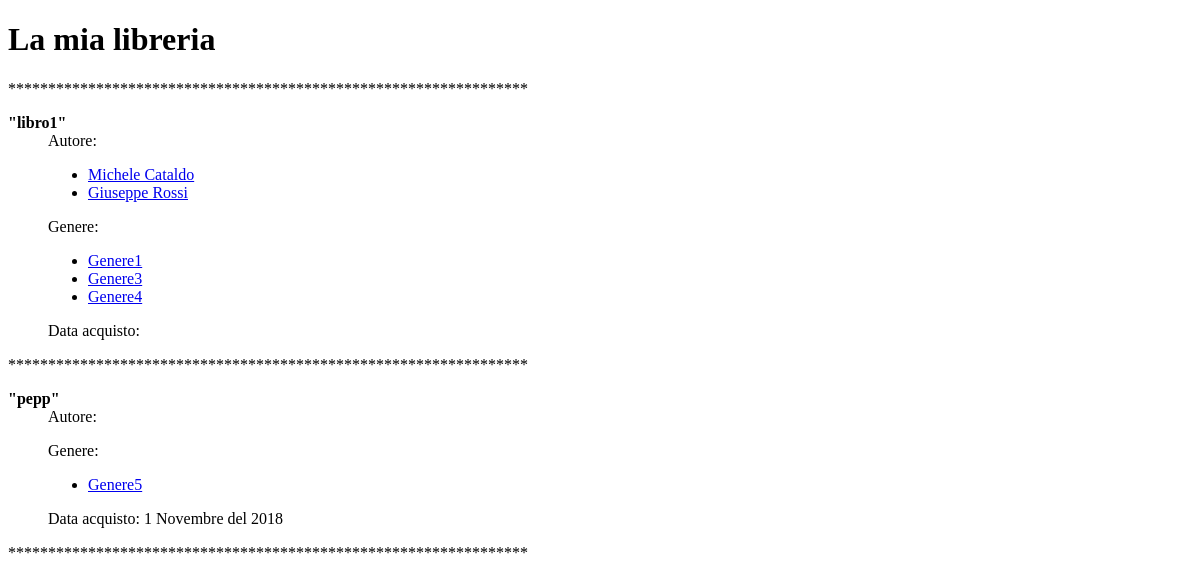
Before: /libri/ with the older database file.
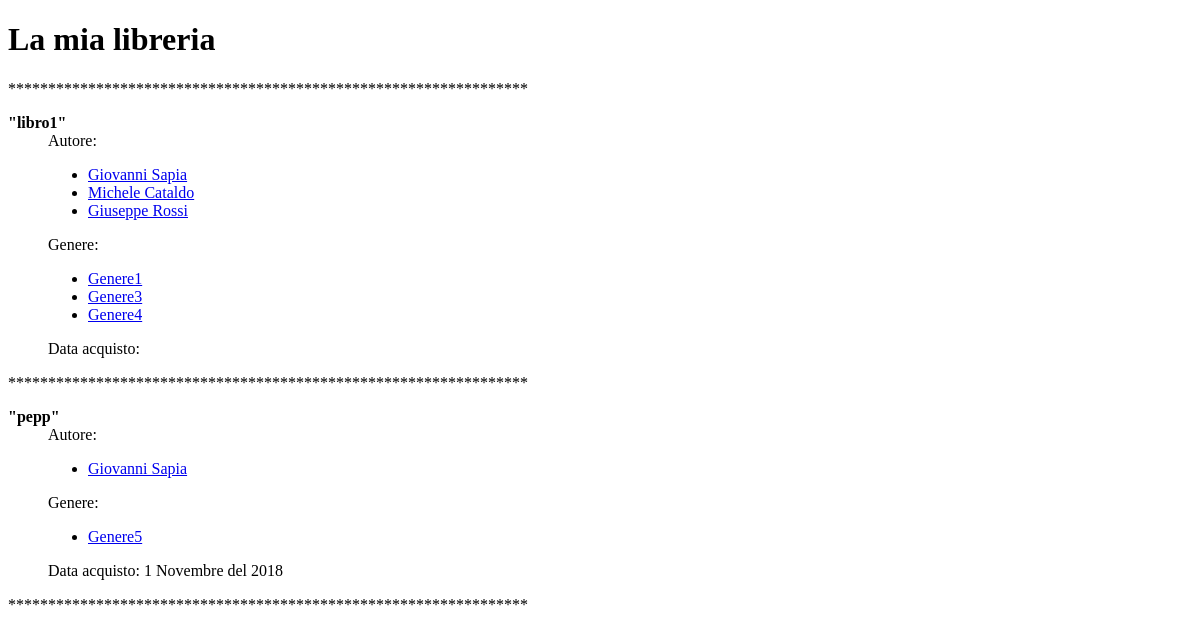
After: the same page with the newer database file.
### libreria/models.py (models this page shows, shortened)
class Libro(models.Model):
    nome = models.CharField(max_length=50, name="Nome", unique=True, db_index=True)
    autore = models.ManyToManyField(Autore, name="autore", related_name="%(class)s_di_autore")
    genere = models.ManyToManyField(Genere, name="genere", related_name="%(class)s_di_genere")
    dataPubblicazione = models.DateField(null=True, name="Data")
    dataAcquisto = models.DateField(null=True, name="Data_acquisto")
    class Meta:
        verbose_name_plural = "Libro"

class Persona(models.Model):
    nome = models.CharField(max_length=50, null=True, name="Nome")
    cognome = models.CharField(max_length=50, null=True, name="Cognome")
    class Meta:
        abstract = True

class Autore(Persona):
    object = AutoreManager()
    class Meta:
        verbose_name_plural = "Autore"
    def __str__(self):
        return self.Nome + " " + self.Cognome
    class Meta:
        get_latest_by = 'Cognome'

class Genere(models.Model):
    nome = models.CharField(max_length=50, name="Nome")
    descrizione = models.CharField(max_length=50, name="Descrizione", db_index=True)
    class Meta:
        verbose_name_plural = "Genere"
    def __str__(self):
        return self.Nome

### libreria/views.py (the view)
# urls.py: url(r'^libri/$', Lv.tuttiLibri),
def tuttiLibri(request):
    return render_to_response("libri.html", {
        'libri': Libro.objects.all()
    })

### libreria/templates/libri.html (shortened to what this page needs)
{% extends "base.html" %}
{% block content %}
    {% if autore %}
        <h1>Autore: {{autore}}</h1>
    {% elif genere %}
        <h1>Genere: {{genere}}</h1>
    {% else %}
        <h1>La mia libreria</h1>
    {% endif %}
    <p>*****************************************************************</p>
    <dl>
    {% for libro in libri %}
        <dt><strong>"{{ libro.Nome }}"</strong></dt>
            <dd>Autore:
                <ul>
                    {% for autori in libro.autore.all %}
                        <li><a href="autori/{{autori.id}}">{{ autori }}</a></li>
                    {% endfor %}
                </ul>
            </dd>
            <dd>Genere:
                <ul>
                    {% for genere in libro.genere.all %}
                        <li><a href="generi/{{genere.id}}">{{ genere }}</a></li>
                    {% endfor %}
                </ul>
            </dd>
            <dd>Data acquisto: {{libro.Data_acquisto|date:"j F \d\e\l Y"}}</dd>
            <p>*****************************************************************</p>
    {% endfor %}
    </dl>
{% endblock %}

Changed rows visible on the page:
added Autore: Nome+Cognome "Giovanni Sapia"
